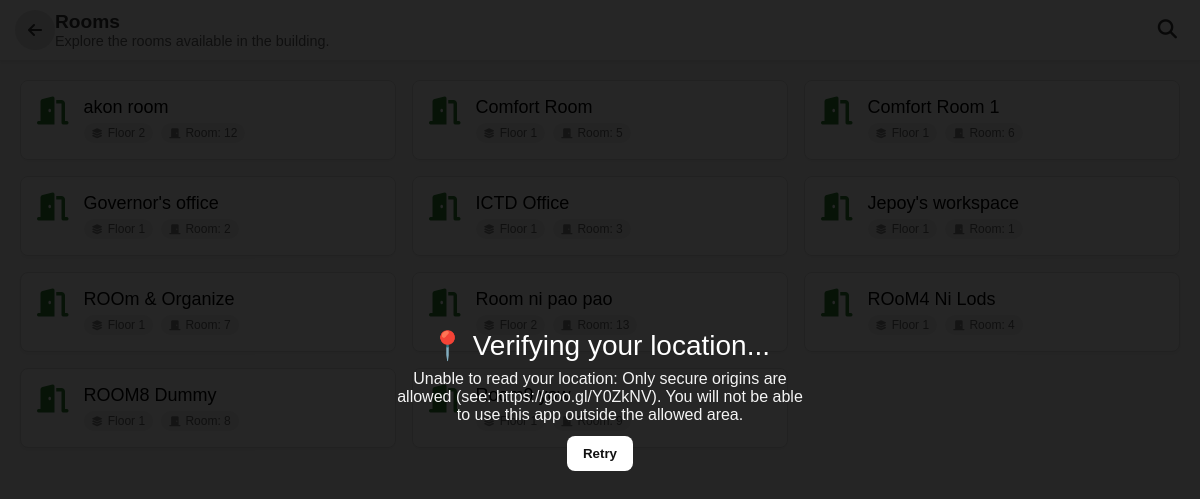
The page /mobileScreen/rooms.php on the database as committed earlier.
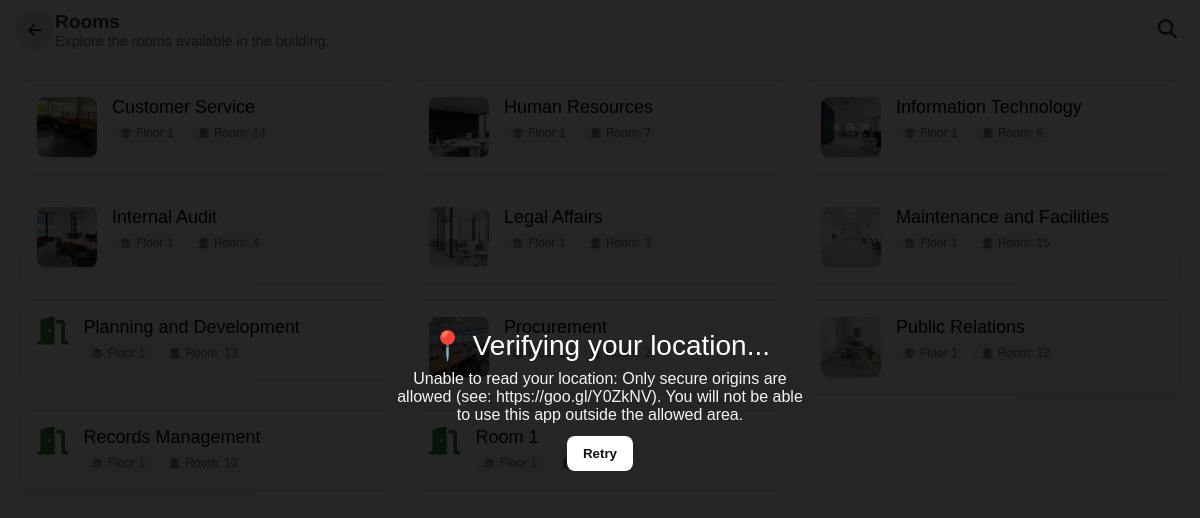
The same page on the database as committed later.
### tables this page shows
CREATE TABLE `offices` (
  `id` int(11) NOT NULL,
  `name` varchar(100) NOT NULL,
  `details` text DEFAULT NULL,
  `contact` varchar(100) DEFAULT NULL,
  `location` varchar(150) DEFAULT NULL,
  `services` text DEFAULT NULL,
  `created_at` timestamp NOT NULL DEFAULT current_timestamp(),
  `status` enum('active','inactive') NOT NULL DEFAULT 'active',
  `created_by` int(11) DEFAULT NULL
);

### mobileScreen/rooms.php (the view, shortened to what this page needs)
<?php
include __DIR__ . '/../connect_db.php';
$offices = [];
$error_message = null;
$is_ajax = isset($_SERVER['HTTP_X_REQUESTED_WITH']) && strtolower($_SERVER['HTTP_X_REQUESTED_WITH']) === 'xmlhttprequest';
$search_query = isset($_GET['search']) ? trim($_GET['search']) : '';
try {
    if (!empty($search_query)) {
        $stmt = $connect->prepare("SELECT o.id, o.name, o.location,
            (SELECT image_path FROM office_image WHERE office_id = o.id ORDER BY uploaded_at DESC, id DESC LIMIT 1) AS image_path
            FROM offices o WHERE o.name LIKE :search ORDER BY o.name ASC");
        $search_param = $search_query . "%";
        $stmt->bindParam(':search', $search_param, PDO::PARAM_STR);
    } else {
        $stmt = $connect->query("SELECT o.id, o.name, o.location,
            (SELECT image_path FROM office_image WHERE office_id = o.id ORDER BY uploaded_at DESC, id DESC LIMIT 1) AS image_path
            FROM offices o ORDER BY o.name ASC");
    }
    $offices = $stmt->fetchAll(PDO::FETCH_ASSOC);
} catch (Exception $e) {
    $error_message = "Error fetching offices: " . $e->getMessage();
    error_log("Error in rooms.php: " . $e->getMessage());
    if ($is_ajax) {
        header('Content-Type: application/json');
        echo json_encode([
            'success' => false,
            'error' => $error_message
        ]);
        exit;
    }
}
?>
<!DOCTYPE html>
<html lang="en">
<head>
    <link rel="stylesheet" href="rooms.css">
    <link rel="stylesheet" href="https://cdnjs.cloudflare.com/ajax/libs/font-awesome/6.5.0/css/all.min.css">
</head>
<body>
    <header class="header">
        <div class="header-back">
            <a href="explore.php" aria-label="Back to Explore"><i class="fas fa-arrow-left"></i></a>
        </div>
        <div class="header-content">
            <h2 class="section-title">Rooms</h2>
            <p class="section-subtitle">Explore the rooms available in the building.</p>
        </div>
        <div class="header-actions">
            <button id="searchBtn" class="search-button" aria-label="Search rooms">
                <i class="fas fa-search"></i>
            </button>
        </div>
    </header>
    <main class="content">
        <div class="rooms-grid" id="roomsGrid">
            <?php if ($error_message): ?>
                <p class="error-message"><?php echo htmlspecialchars($error_message); ?></p>
            <?php else: ?>                <?php foreach ($offices as $office): ?>
                    <?php
                    $floor_number = 'N/A';
                    $room_number = 'N/A';
                    if (!empty($office['location'])) {
                        $loc = trim($office['location']);
                        if (preg_match('/room-(\d+)-(\d+)/i', $loc, $m)) {
                            $room_number = (string) intval($m[1]);
                            $floor_number = (string) intval($m[2]);
                        }
                        elseif (preg_match('/(\d+)(?:st|nd|rd|th)?\s*floor/i', $loc, $m)) {
                            $floor_number = (string) intval($m[1]);
                        }
                    }
                    ?>
                    <a href="office_details.php?id=<?php echo htmlspecialchars($office['id']); ?>" class="room-card-link">
                        <div class="room-card">
                            <?php if (!empty($office['image_path']) && file_exists(__DIR__ . '/../office_images/' . $office['image_path'])): ?>
                                <img src="../office_images/<?php echo htmlspecialchars($office['image_path']); ?>"
                                     alt="<?php echo htmlspecialchars($office['name']); ?>"
                                     class="room-image">
                            <?php else: ?>
                                <i class="fas fa-door-open room-icon"></i>
                            <?php endif; ?>
                            <div class="room-info">
                                <h3 class="room-name"><?php echo htmlspecialchars($office['name'] ?? 'N/A'); ?></h3>
                                <div class="indicators-container">
                                    <div class="floor-indicator">
                                        <i class="fas fa-layer-group"></i>
                                        <span>Floor <?php echo htmlspecialchars($floor_number); ?></span>
                                    </div>
                                    <div class="room-indicator">
                                        <i class="fas fa-door-closed"></i>
                                        <span>Room: <?php echo htmlspecialchars($room_number); ?></span>
                                    </div>
                                </div>
                            </div>
                        </div>
                    </a>
                <?php endforeach; ?>
            <?php endif; ?>
        </div>
    </main>
</body>
</html>

Rows that differ between the two databases and show on the page:
removed offices: name "akon room", floor_number "2", room_number "12"
removed offices: name "Comfort Room", floor_number "1", room_number "5"
removed offices: name "Comfort Room 1", floor_number "1", room_number "6"
removed offices: name "Governor's office", floor_number "1", room_number "2"
removed offices: name "ICTD Office", floor_number "1", room_number "3"
removed offices: name "Jepoy's workspace", floor_number "1", room_number "1"
removed offices: name "ROOm & Organize", floor_number "1", room_number "7"
removed offices: name "Room ni pao pao", floor_number "2", room_number "13"
removed offices: name "ROoM4 Ni Lods", floor_number "1", room_number "4"
removed offices: name "ROOM8 Dummy", floor_number "1", room_number "8"
removed offices: name "Room9 yow", floor_number "1", room_number "9"
added offices: shows a picture, name "Customer Service", floor_number "1", room_number "14"
added offices: shows a picture, name "Human Resources", floor_number "1", room_number "7"
added offices: shows a picture, name "Information Technology", floor_number "1", room_number "6"
added offices: shows a picture, name "Internal Audit", floor_number "1", room_number "4"
added offices: shows a picture, name "Legal Affairs", floor_number "1", room_number "3"
added offices: shows a picture, name "Maintenance and Facilities", floor_number "1", room_number "15"
added offices: name "Planning and Development", floor_number "1", room_number "13"
added offices: shows a picture, name "Procurement", floor_number "1", room_number "2"
added offices: shows a picture, name "Public Relations", floor_number "1", room_number "12"
added offices: name "Records Management", floor_number "1", room_number "10"
added offices: name "Room 1", floor_number "1"
